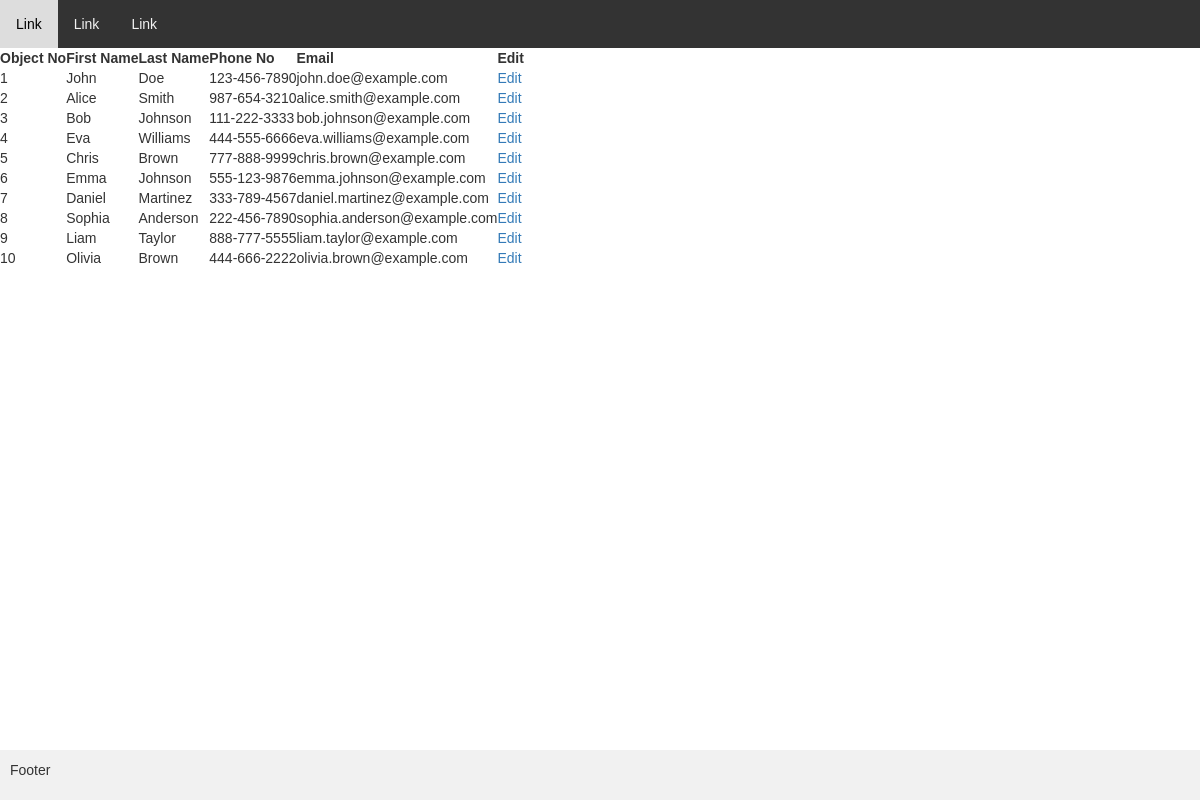
Page /candidate/cadidateList.php on the committed database.
### tables this page shows
create table candidate (
	candidate_id int auto_increment,
    first_name varchar(40),
    middle_name varchar(40),
    last_name varchar(40),
    phone_number varchar(20),
    email_id varchar(40),
    address_line_1 varchar(50),
    address_line_2 varchar(50),
    city varchar(30),
    province varchar(30),
    zipcode varchar(15),
    country varchar(30),
    website varchar(50),
    primary key (candidate_id)
);

### candidate/cadidateList.php (the view, shortened to what this page needs)
<?php include '../header.php'; ?>
<table>
<thead>
<th>Object No</th>
<th>First Name</th>
<th>Last Name</th>
<th>Phone No</th>
<th>Email</th>
<th>Edit</th>
</thead>
<?php
$sql = "SELECT * FROM candidate";
$result = $conn->query($sql);
if ($result->num_rows > 0) {
    while ($row = $result->fetch_assoc()) {
        echo "<tr>";
        echo "<td>".$row["candidate_id"]."</td>";
        echo "<td>".$row["first_name"]."</td>";
        echo "<td>".$row["last_name"]."</td>";
        echo "<td>".$row["phone_number"]."</td>";
        echo "<td>".$row["email_id"]."</td>";
        echo "<td><a href='./candidateUpdate.php?id=".$row["candidate_id"]."'>Edit</a></td>";
        echo "</tr>";
    }
} else {
    echo "0 results";
}
?>
</table>
<?php include '../footer.php'; ?>

### header.php (shortened to what this page needs)
<!DOCTYPE html>
<html lang="en">
<head>
<link rel="stylesheet" href="https://maxcdn.bootstrapcdn.com/bootstrap/3.4.1/css/bootstrap.min.css">
</head>
<body>
<div class="topnav">
  <a href="#">Link</a>
  <a href="#">Link</a>
  <a href="#">Link</a>
</div>

### footer.php (shortened to what this page needs)
<div class="footer" style="position :absolute; bottom: 0px; width: 100%">
  <p>Footer</p>
</div>
</body>
</html>

### header.php (style rules this page uses)
* { box-sizing: border-box; font-family: Arial, Helvetica, sans-serif; }
body { margin: 0; font-family: Arial, Helvetica, sans-serif; }
.topnav { overflow: hidden; background-color: #333; }
.topnav a { float: left; display: block; color: #f2f2f2; text-align: center; padding: 14px 16px; text-decoration: none; }
.footer { background-color: #f1f1f1; padding: 10px; }

### rows in the picture
candidate: candidate_id "1", first_name "John", last_name "Doe", phone_number "123-456-7890", email "john.doe@example.com"
candidate: candidate_id "2", first_name "Alice", last_name "Smith", phone_number "987-654-3210", email "alice.smith@example.com"
candidate: candidate_id "3", first_name "Bob", last_name "Johnson", phone_number "111-222-3333", email "bob.johnson@example.com"
candidate: candidate_id "4", first_name "Eva", last_name "Williams", phone_number "444-555-6666", email "eva.williams@example.com"
candidate: candidate_id "5", first_name "Chris", last_name "Brown", phone_number "777-888-9999", email "chris.brown@example.com"
candidate: candidate_id "6", first_name "Emma", last_name "Johnson", phone_number "555-123-9876", email "emma.johnson@example.com"
candidate: candidate_id "7", first_name "Daniel", last_name "Martinez", phone_number "333-789-4567", email "daniel.martinez@example.com"
candidate: candidate_id "8", first_name "Sophia", last_name "Anderson", phone_number "222-456-7890", email "sophia.anderson@example.com"
candidate: candidate_id "9", first_name "Liam", last_name "Taylor", phone_number "888-777-5555", email "liam.taylor@example.com"
candidate: candidate_id "10", first_name "Olivia", last_name "Brown", phone_number "444-666-2222", email "olivia.brown@example.com"
